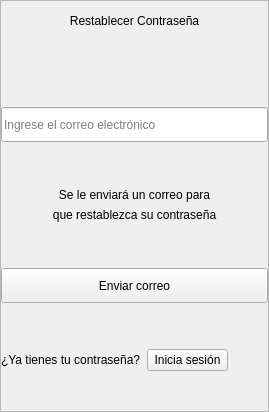
              <widget class="QWidget" name="page_4">
               <layout class="QVBoxLayout" name="verticalLayout_11">
                <property name="spacing">
                 <number>0</number>
                </property>
                <property name="leftMargin">
                 <number>0</number>
                </property>
                <property name="topMargin">
                 <number>0</number>
                </property>
                <property name="rightMargin">
                 <number>0</number>
                </property>
                <property name="bottomMargin">
                 <number>0</number>
                </property>
                <item>
                 <widget class="QFrame" name="frame_7">
                  <property name="maximumSize">
                   <size>
                    <width>400</width>
                    <height>600</height>
                   </size>
                  </property>
                  <property name="styleSheet">
                   <string notr="true"/>
                  </property>
                  <property name="frameShape">
                   <enum>QFrame::StyledPanel</enum>
                  </property>
                  <property name="frameShadow">
                   <enum>QFrame::Raised</enum>
                  </property>
                  <layout class="QVBoxLayout" name="verticalLayout_10" stretch="0,0,0,0,0,0,0,0,0,0,0,0">
                   <property name="leftMargin">
                    <number>0</number>
                   </property>
                   <property name="topMargin">
                    <number>0</number>
                   </property>
                   <property name="rightMargin">
                    <number>0</number>
                   </property>
                   <property name="bottomMargin">
                    <number>0</number>
                   </property>
                   <item>
                    <widget class="QLabel" name="label_9">
                     <property name="minimumSize">
                      <size>
                       <width>0</width>
                       <height>40</height>
                      </size>
                     </property>
                     <property name="maximumSize">
                      <size>
                       <width>16777215</width>
                       <height>50</height>
                      </size>
                     </property>
                     <property name="styleSheet">
                      <string notr="true">font: 16pt &quot;Arial&quot;;</string>
                     </property>
                     <property name="text">
                      <string>Restablecer Contraseña</string>
                     </property>
                     <property name="alignment">
                      <set>Qt::AlignCenter</set>
                     </property>
                    </widget>
                   </item>
                   <item>
                    <spacer name="verticalSpacer_19">
                     <property name="orientation">
                      <enum>Qt::Vertical</enum>
                     </property>
                     <property name="sizeHint" stdset="0">
                      <size>
                       <width>20</width>
                       <height>40</height>
                      </size>
                     </property>
                    </spacer>
                   </item>
                   <item>
                    <widget class="QLabel" name="resetPassStatus">
                     <property name="enabled">
                      <bool>true</bool>
                     </property>
                     <property name="text">
                      <string/>
                     </property>
                     <property name="alignment">
                      <set>Qt::AlignCenter</set>
                     </property>
                    </widget>
                   </item>
                   <item>
                    <widget class="QLineEdit" name="emailEdit_3">
                     <property name="minimumSize">
                      <size>
                       <width>0</width>
                       <height>35</height>
                      </size>
                     </property>
                     <property name="placeholderText">
                      <string>Ingrese el correo electrónico</string>
                     </property>
                    </widget>
                   </item>
                   <item>
                    <spacer name="verticalSpacer_20">
                     <property name="orientation">
                      <enum>Qt::Vertical</enum>
                     </property>
                     <property name="sizeHint" stdset="0">
                      <size>
                       <width>20</width>
                       <height>40</height>
                      </size>
                     </property>
                    </spacer>
                   </item>
                   <item>
                    <widget class="QLabel" name="label_12">
                     <property name="text">
                      <string>Se le enviará un correo para</string>
                     </property>
                     <property name="alignment">
                      <set>Qt::AlignCenter</set>
                     </property>
                    </widget>
                   </item>
                   <item>
                    <widget class="QLabel" name="label_13">
                     <property name="text">
                      <string>que restablezca su contraseña</string>
                     </property>
                     <property name="alignment">
                      <set>Qt::AlignCenter</set>
                     </property>
                    </widget>
                   </item>
                   <item>
                    <spacer name="verticalSpacer_23">
                     <property name="orientation">
                      <enum>Qt::Vertical</enum>
                     </property>
                     <property name="sizeHint" stdset="0">
                      <size>
                       <width>20</width>
                       <height>40</height>
                      </size>
                     </property>
                    </spacer>
                   </item>
                   <item>
                    <widget class="QPushButton" name="bt_ResetPass_2">
                     <property name="minimumSize">
                      <size>
                       <width>0</width>
                       <height>35</height>
                      </size>
                     </property>
                     <property name="text">
                      <string>Enviar correo</string>
                     </property>
                    </widget>
                   </item>
                   <item>
                    <spacer name="verticalSpacer_24">
                     <property name="orientation">
                      <enum>Qt::Vertical</enum>
                     </property>
                     <property name="sizeHint" stdset="0">
                      <size>
                       <width>20</width>
                       <height>40</height>
                      </size>
                     </property>
                    </spacer>
                   </item>
                   <item>
                    <layout class="QHBoxLayout" name="horizontalLayout_6">
                     <item>
                      <widget class="QLabel" name="label_10">
                       <property name="text">
                        <string>¿Ya tienes tu contraseña?</string>
                       </property>
                      </widget>
                     </item>
                     <item>
                      <widget class="QPushButton" name="bt_IniciaSesion_2">
                       <property name="cursor">
                        <cursorShape>PointingHandCursor</cursorShape>
                       </property>
                       <property name="styleSheet">
                        <string notr="true"/>
                       </property>
                       <property name="text">
                        <string> Inicia sesión </string>
                       </property>
                      </widget>
                     </item>
                     <item>
                      <spacer name="horizontalSpacer_8">
                       <property name="orientation">
                        <enum>Qt::Horizontal</enum>
                       </property>
                       <property name="sizeHint" stdset="0">
                        <size>
                         <width>40</width>
                         <height>20</height>
                        </size>
                       </property>
                      </spacer>
                     </item>
                    </layout>
                   </item>
                   <item>
                    <spacer name="verticalSpacer_26">
                     <property name="orientation">
                      <enum>Qt::Vertical</enum>
                     </property>
                     <property name="sizeHint" stdset="0">
                      <size>
                       <width>20</width>
                       <height>40</height>
                      </size>
                     </property>
                    </spacer>
                   </item>
                  </layout>
                 </widget>
                </item>
               </layout>
              </widget>
